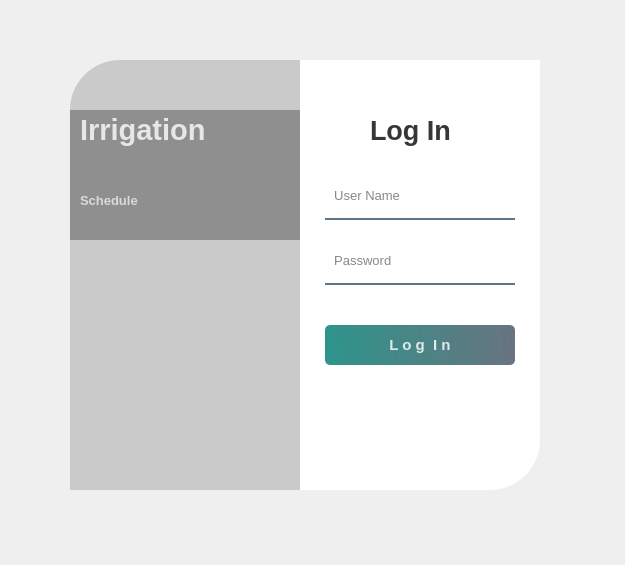
<?xml version="1.0" encoding="UTF-8"?>
<ui version="4.0">
 <class>Login</class>
 <widget class="QWidget" name="Login">
  <property name="geometry">
   <rect>
    <x>0</x>
    <y>0</y>
    <width>625</width>
    <height>565</height>
   </rect>
  </property>
  <property name="windowTitle">
   <string>Login</string>
  </property>
  <widget class="QWidget" name="widget" native="true">
   <property name="geometry">
    <rect>
     <x>30</x>
     <y>30</y>
     <width>550</width>
     <height>500</height>
    </rect>
   </property>
   <property name="styleSheet">
    <string notr="true">QPushButton#btnLogin{
	background-color: qlineargradient(spread:pad, x1:0, y1:0.505682, x2:1, y2:0.477, stop:0 rgba(11, 131, 120, 219), stop:1 rgba(85, 98, 112, 226));
	color:rgba(255, 255, 255, 210);
	border-radius:5px;
}

QPushButton#btnLogin:hover{
	background-color: qlineargradient(spread:pad, x1:0, y1:0.505682, x2:1, y2:0.477, stop:0 rgba(150, 123, 111, 219), stop:1 rgba(85, 81, 84, 226));
}

QPushButton#btnLogin:pressed{
	padding-left:5px;
	padding-top:5px;
	background-color:rgba(150, 123, 111, 255);
}

QPushButton#pushButton_2, #pushButton_3, #pushButton_4, #pushButton_5{
	background-color: rgba(0, 0, 0, 0);
	color:rgba(85, 98, 112, 255);
}

QPushButton#pushButton_2:hover, #pushButton_3:hover, #pushButton_4:hover, #pushButton_5:hover{
	color: rgba(131, 96, 53, 255);
}

QPushButton#pushButton_2:pressed, #pushButton_3:pressed, #pushButton_4:pressed, #pushButton_5:pressed{
	padding-left:5px;
	padding-top:5px;
	color:rgba(91, 88, 53, 255);
}

</string>
   </property>
   <widget class="QLabel" name="label">
    <property name="geometry">
     <rect>
      <x>40</x>
      <y>30</y>
      <width>280</width>
      <height>430</height>
     </rect>
    </property>
    <property name="styleSheet">
     <string notr="true">border-image: url(:/images/background.jpg);
border-top-left-radius: 50px;</string>
    </property>
    <property name="text">
     <string/>
    </property>
   </widget>
   <widget class="QLabel" name="label_2">
    <property name="geometry">
     <rect>
      <x>40</x>
      <y>30</y>
      <width>280</width>
      <height>430</height>
     </rect>
    </property>
    <property name="styleSheet">
     <string notr="true">background-color:rgba(0, 0, 0, 40);
border-top-left-radius: 50px;</string>
    </property>
    <property name="text">
     <string/>
    </property>
   </widget>
   <widget class="QLabel" name="label_3">
    <property name="geometry">
     <rect>
      <x>270</x>
      <y>30</y>
      <width>240</width>
      <height>430</height>
     </rect>
    </property>
    <property name="styleSheet">
     <string notr="true">background-color:rgba(255, 255, 255, 255);
border-bottom-right-radius: 50px;</string>
    </property>
    <property name="text">
     <string/>
    </property>
   </widget>
   <widget class="QLabel" name="label_4">
    <property name="geometry">
     <rect>
      <x>340</x>
      <y>80</y>
      <width>100</width>
      <height>40</height>
     </rect>
    </property>
    <property name="font">
     <font>
      <pointsize>20</pointsize>
      <weight>75</weight>
      <bold>true</bold>
     </font>
    </property>
    <property name="styleSheet">
     <string notr="true">color:rgba(0, 0, 0, 200);</string>
    </property>
    <property name="text">
     <string>Log In</string>
    </property>
   </widget>
   <widget class="QLineEdit" name="txtUserName">
    <property name="geometry">
     <rect>
      <x>295</x>
      <y>150</y>
      <width>190</width>
      <height>40</height>
     </rect>
    </property>
    <property name="font">
     <font>
      <pointsize>10</pointsize>
     </font>
    </property>
    <property name="styleSheet">
     <string notr="true">background-color:rgba(0, 0, 0, 0);
border:none;
border-bottom:2px solid rgba(46, 82, 101, 200);
color:rgba(0, 0, 0, 240);
padding-bottom:7px;</string>
    </property>
    <property name="placeholderText">
     <string>  User Name</string>
    </property>
   </widget>
   <widget class="QLineEdit" name="txtPassword">
    <property name="geometry">
     <rect>
      <x>295</x>
      <y>215</y>
      <width>190</width>
      <height>40</height>
     </rect>
    </property>
    <property name="font">
     <font>
      <pointsize>10</pointsize>
     </font>
    </property>
    <property name="styleSheet">
     <string notr="true">background-color:rgba(0, 0, 0, 0);
border:none;
border-bottom:2px solid rgba(46, 82, 101, 200);
color:rgba(0, 0, 0, 240);
padding-bottom:7px;</string>
    </property>
    <property name="echoMode">
     <enum>QLineEdit::Password</enum>
    </property>
    <property name="placeholderText">
     <string>  Password</string>
    </property>
   </widget>
   <widget class="QPushButton" name="btnLogin">
    <property name="geometry">
     <rect>
      <x>295</x>
      <y>295</y>
      <width>190</width>
      <height>40</height>
     </rect>
    </property>
    <property name="font">
     <font>
      <pointsize>11</pointsize>
      <weight>75</weight>
      <bold>true</bold>
     </font>
    </property>
    <property name="text">
     <string>L o g  I n</string>
    </property>
   </widget>
   <widget class="QLabel" name="label_6">
    <property name="geometry">
     <rect>
      <x>40</x>
      <y>80</y>
      <width>230</width>
      <height>130</height>
     </rect>
    </property>
    <property name="styleSheet">
     <string notr="true">background-color:rgba(0, 0, 0, 75);</string>
    </property>
    <property name="text">
     <string/>
    </property>
   </widget>
   <widget class="QLabel" name="label_7">
    <property name="geometry">
     <rect>
      <x>50</x>
      <y>80</y>
      <width>180</width>
      <height>40</height>
     </rect>
    </property>
    <property name="font">
     <font>
      <pointsize>22</pointsize>
      <weight>75</weight>
      <bold>true</bold>
     </font>
    </property>
    <property name="styleSheet">
     <string notr="true">color:rgba(255, 255, 255, 200);</string>
    </property>
    <property name="text">
     <string>Irrigation</string>
    </property>
   </widget>
   <widget class="QLabel" name="label_8">
    <property name="geometry">
     <rect>
      <x>50</x>
      <y>145</y>
      <width>220</width>
      <height>50</height>
     </rect>
    </property>
    <property name="font">
     <font>
      <pointsize>10</pointsize>
      <weight>75</weight>
      <bold>true</bold>
     </font>
    </property>
    <property name="styleSheet">
     <string notr="true">color:rgba(255, 255, 255, 170);</string>
    </property>
    <property name="text">
     <string>Schedule</string>
    </property>
   </widget>
  </widget>
 </widget>
 <resources>
  <include location="res.qrc"/>
 </resources>
 <connections/>
</ui>
